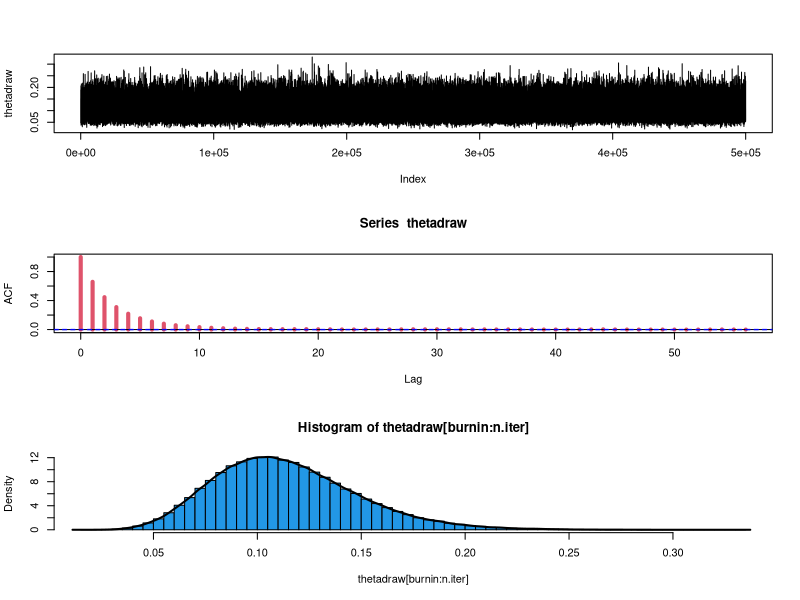
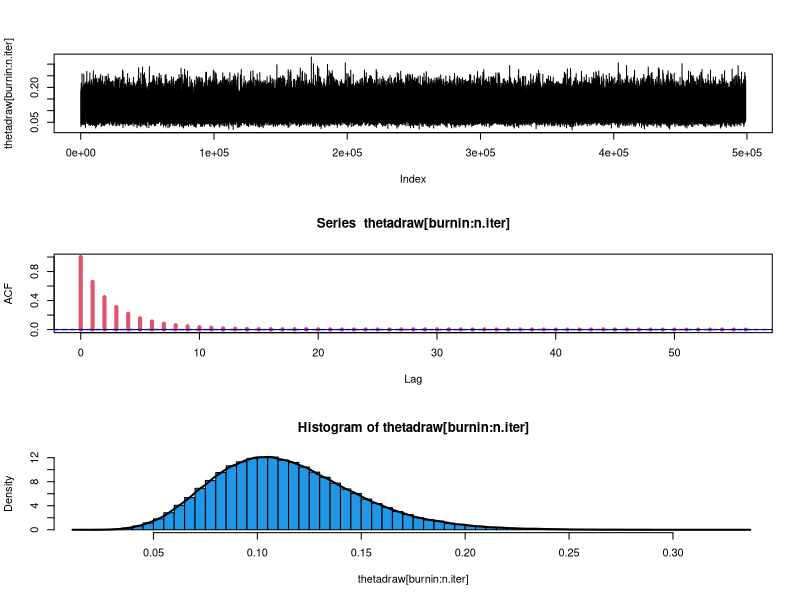
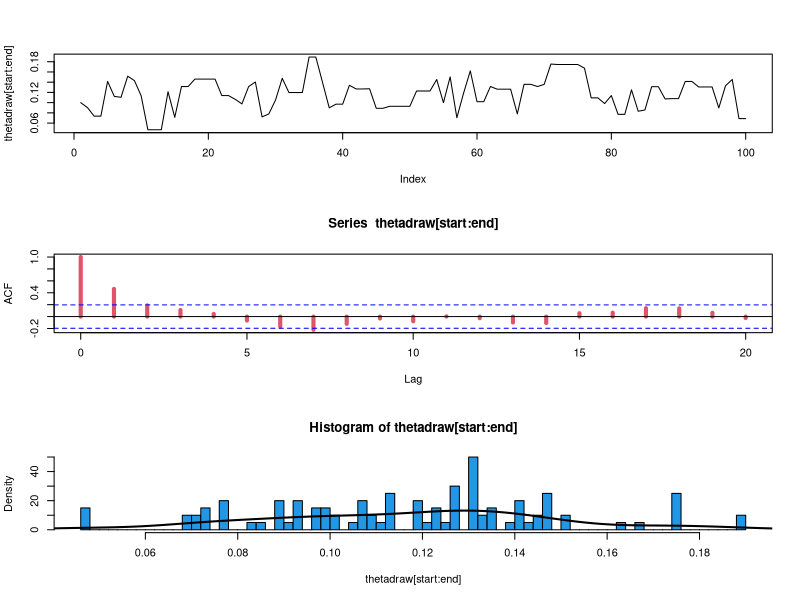
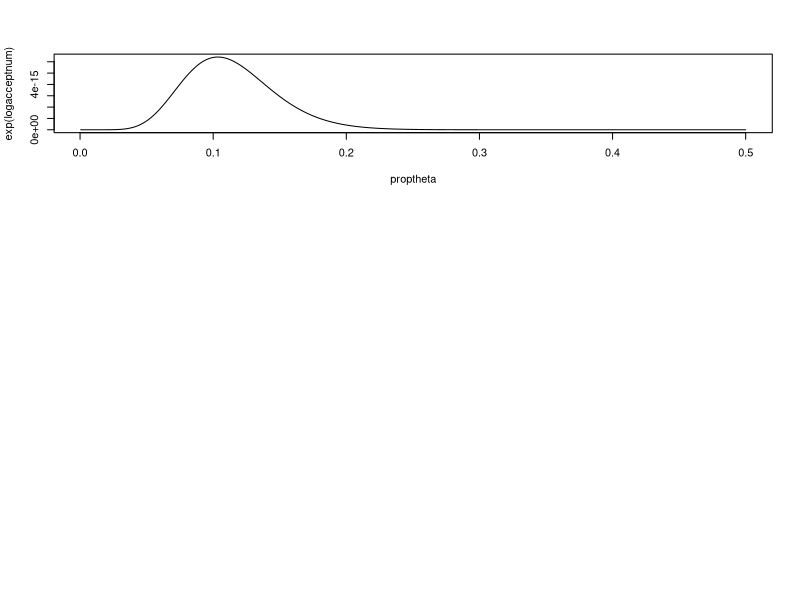

These figures' R source, in order:
# metropolispoissonnightmare.R

# simulating from a probability density using a random walk metropolis
# Two jumping proposal distributions considered, U[-s,s] and N(0,s^2).
# s is the tuning parameter in either case.

# Target distribution is a poisson likelihood x prior
# If prior is a gamma, then posterior is gamma
# - see Hahn (2014), p. 52-55

mu <- 1
sig2 <- 1  # if these are unknown, we need conditionals for these in the 
           # the MCMC chain. 

## *** try different values of s ***
# For uniform: s= 0.5 leads to too much autocorr in chain
#                 1.5 is a bit better, but still too much autocorr
#                 3.0 looks better

# For normal:  s= 0.5 leads to too much autocorr in chain
#                 1.5 is a bit better, but still too much autocorr
#                 2.0 looks better
#                 3.0 seems acceptance rate a bit low
#                10.0 shows what you get with a low acceptance rate

s <- 0.08 # tuning parameter - changes variance of proposal moves

set.seed(2340)
n.iter <- 1 + 500000
burnin <- 1000
thetadraw <- acc <- rep(0,n.iter)

sumx <- 10
n <- 100
a <- 30

# starting value theta(0)
thetadraw[1] <- 0.1

accprob <- runif(n.iter,0,1)  # acceptance probabilities, a(i)  

# uniform proposal move
propmove <- runif(n.iter,-s,s)

# normal proposal move
# propmove <- rnorm(n.iter,mean=0,sd=s)

for (i in 2:n.iter) {
proptheta <- thetadraw[i-1] + propmove[i]
# if (proptheta < 0) proptheta = thetadraw[i-1] + runif(1,0,s)
if (proptheta < 0) proptheta = abs(proptheta)

logacceptnum <- -n*proptheta + sumx*log(proptheta) + proptheta*log(a) # - lgamma(proptheta[i]+1)
logacceptden <- -n*thetadraw[i-1] + sumx*log(thetadraw[i-1]) + thetadraw[i-1]*log(a) # - lgamma(thetadraw[i-1]+1)

# logacceptnum <- -((proptheta - mu)^2) / (2*sig2)
# logacceptden <- -((thetadraw[i-1] - mu)^2) / (2*sig2)
densratio <- exp(logacceptnum - logacceptden)
  if (accprob[i] < densratio) {
thetadraw[i] <- proptheta # accept proposal
acc[i] <- 1 }  # keep count of acceptances
else 
thetadraw[i] <- thetadraw[i-1] # reject proposal
}

# acceptance rate
sum(acc)/n.iter

par(mfrow=c(3,1))
plot(thetadraw,type='l')
acf(thetadraw,col=2,lwd=4)
hist(thetadraw[burnin:n.iter],freq=F,breaks=100,col=4)
lines(density(thetadraw[burnin:n.iter]),lwd=2)

mean(thetadraw[burnin:n.iter])
sd(thetadraw[burnin:n.iter])


burnin <- 1000
par(mfrow=c(3,1))
plot(thetadraw[burnin:n.iter],type='l')
acf(thetadraw[burnin:n.iter],col=2,lwd=4)
hist(thetadraw[burnin:n.iter],freq=F,breaks=100,col=4)
lines(density(thetadraw[burnin:n.iter]),lwd=2)

# Take a look at beginning of MCMC chain
start <- 1
end <- 100
par(mfrow=c(3,1))
plot(thetadraw[start:end],type='l')
acf(thetadraw[start:end],col=2,lwd=4)
hist(thetadraw[start:end],freq=F,breaks=100,col=4)
lines(density(thetadraw[start:end]),lwd=2)

# plot prior*likelihood function
n <- 100
sumx <- 10
a <- 30
proptheta <- 0 + 0.5*(1:1000/1000)
logacceptnum <- rep(0,length(proptheta))
for (i in 1:1000) {
logacceptnum[i] <- -n*proptheta[i] + sumx*log(proptheta[i]) + proptheta[i]*log(a) # - lgamma(proptheta[i]+1)
}
plot(proptheta,exp(logacceptnum),type='l')

